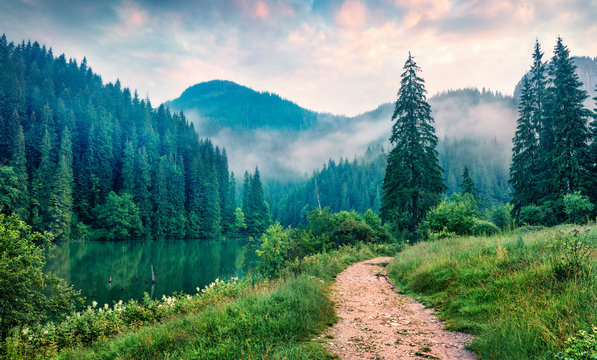
#> input picture image_tools/images/nature.jpg, 597 x 360 px
$ python negation.py
#> lines starting #> are read from the running program, lines starting #| are printed output that depends on the picture
import cv2
import numpy as np

N = 256
img = cv2.imread("images/nature.jpg", cv2.IMREAD_GRAYSCALE)
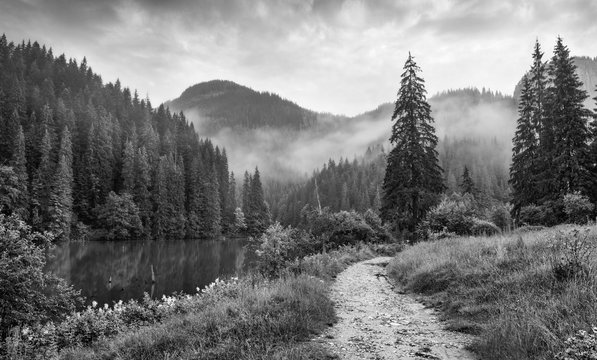
#> img: shape (360, 597); min 0, max 255, mean 119.5

print(img)
#> (printed output is left out)

def T(r):
    return N - 1 - r

while True:
    cv2.imshow("Image", img)

    transformed_image = img.copy()

    for i, row in enumerate(transformed_image):
        for j, r in enumerate(row):
            s = T(r)
            transformed_image[i][j] = s
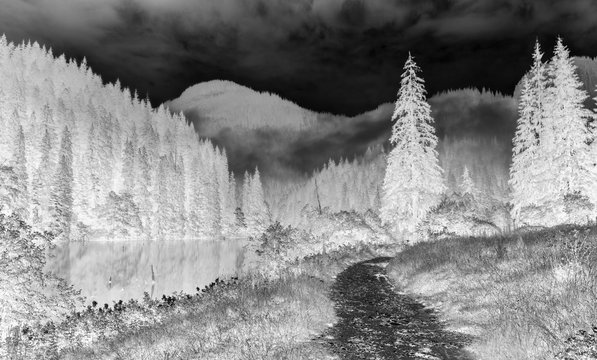
#> transformed_image: shape (360, 597); min 0, max 255, mean 135.5

    cv2.imshow("Negated Image", transformed_image)

    key = cv2.waitKey(1)
#> (key q is pressed here)

    if key == ord('q'):
        break
